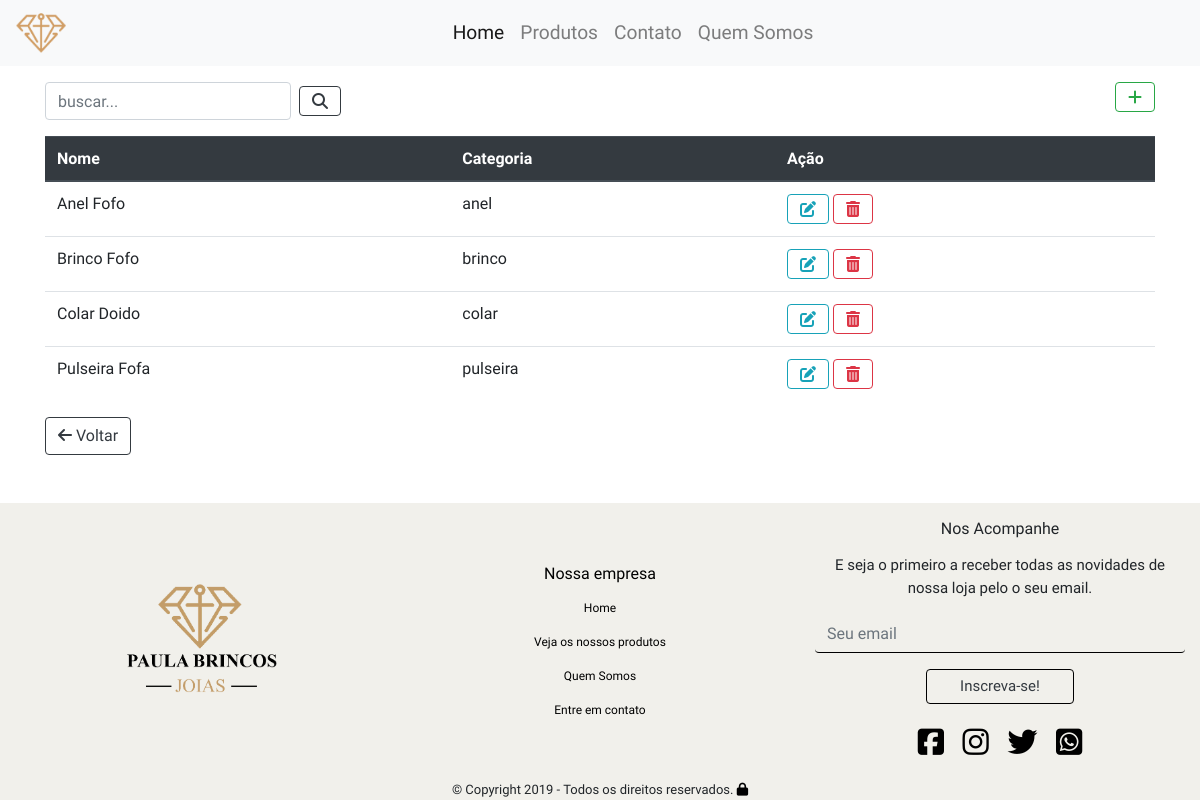
The app's page /produto (signed in), older data.
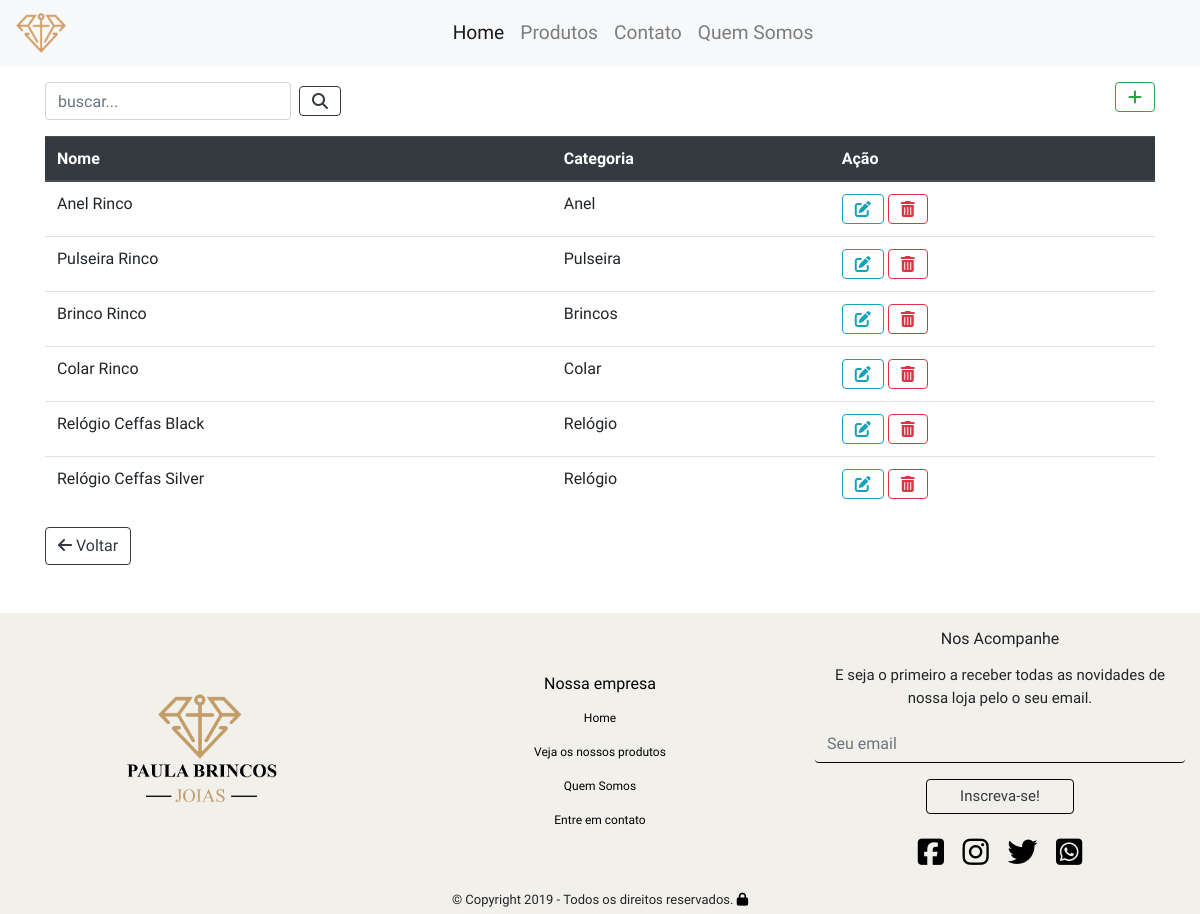
The same page, newer data.
### tables this page shows
CREATE TABLE `produto` (
  `id` int(11) NOT NULL,
  `nome` varchar(255) NOT NULL,
  `preco` float NOT NULL,
  `descricao` longtext NOT NULL,
  `url_imagem` mediumtext NOT NULL,
  `data_venda` timestamp NOT NULL DEFAULT current_timestamp() ON UPDATE current_timestamp(),
  `categoria_id` int(11) NOT NULL
);

CREATE TABLE `categoria` (
  `id` int(11) NOT NULL,
  `nome` varchar(45) NOT NULL,
  `descricao` varchar(255) NOT NULL
);

### app/core/Controller.php (called while the page is built, shortened)
<?php
class Controller{
    public function load($viewName, $viewData=array()){
        extract($viewData);
        include "app/views/" . $viewName .".php";
    }
}

### app/core/Core.php (called while the page is built, shortened)
<?php
class Core{
    private $parametros = array();
    public function run(){
       $c = new $controllerCorrente;
       call_user_func_array(array($c, $this->getMetodo()), $this->getParametros());
    }
    public function getMetodo() {
        return METODO_PADRAO;
    }
    public function getParametros() {
        return $this->parametros;
    }
}

### index.php (called while the page is built, shortened)
<?php
require 'app/core/Core.php';
$core = new Core;
$core->run();

### app/core/Model.php (called while the page is built, shortened)
<?php
abstract class Model{
    public function __construct() {
        $this->db = new \PDO("mysql:dbname=".BANCO.";host=".SERVIDOR,USUARIO,SENHA);
    }
}

### app/models/Produto.php (called while the page is built, shortened)
<?php
class Produto extends Model {
    public function lista() {
        $sql = "SELECT * FROM produto";
        $qry = $this->db->query($sql);
        return $qry->fetchAll(\PDO::FETCH_OBJ);
    }
}

### app/models/Categoria.php (called while the page is built, shortened)
<?php
class Categoria extends Model{
    public function lista(){
        $sql = "SELECT * FROM categoria";
        $qry = $this->db->query($sql);
        return $qry->fetchAll(\PDO::FETCH_OBJ);
    }
}

### app/views/produto/Index.php (the view)
<div class="container mt-3">
    <div class="d-flex justify-content-between">
        <form class="form-inline search-crud my-2 my-lg-0" method="GET" action="<?php echo URL_BASE . "/produto/pesquisar" ?>">
            <input class="form-control mr-sm-2" type="search" name="produto_pesquisar" placeholder="buscar..." aria-label="Search">
            <button class="btn btn-outline-dark" type="submit"><i class="fas fa-search"></i></button>
        </form>
        <a href="/produto/novo"><button type="button" class="btn btn-outline-success" title="Criar Produto"><i class="fas fa-plus"></i></button></a>
    </div>
    <table class="table mt-3">
        <thead class="thead-dark">
            <tr>
                <th scope="col">Nome</th>
                <th scope="col">Categoria</th>
                <th scope="col">Ação</th>
            </tr>
        </thead>
        <tbody>
            <?php if (is_array($produtos)) {
                foreach ($produtos as $produto) { ?>
                    <tr>
                        <td> <?php echo $produto->nome ?></td>
                        <?php foreach ($categorias as $categoria) { ?>
                            <?php if ($produto->categoria_id == $categoria->id) { ?>
                                <td> <?php echo $categoria->nome ?></td>
                        <?php }
                                } ?>
                        <td>
                            <a href="<?php echo URL_BASE . "/produto/editar/" . $produto->id ?>" class="btn btn-outline-info" title="Editar"><i class="fas fa-edit"></i></a>
                            <a href="<?php echo URL_BASE . "/produto/apagar/" . $produto->id ?>" class="btn btn-outline-danger" title="Deletar"><i class="fas fa-trash-alt"></i></a>
                        </td>
                    </tr>
            <?php }
            } ?>
        </tbody>
    </table>
    <a href="./administrativo"><button type="button" class="btn btn-outline-dark"><i class="fas fa-arrow-left"></i> Voltar</button></a>
</div>

Row changes from the older to the newer data that the page shows:
removed produto: nome "Anel Fofo", categoria (nome "anel")
removed produto: nome "Brinco Fofo", categoria (nome "brinco")
removed produto: nome "Colar Doido", categoria (nome "colar")
removed produto: nome "Pulseira Fofa", categoria (nome "pulseira")
added produto: nome "Anel Rinco", categoria (nome "Anel")
added produto: nome "Pulseira Rinco", categoria (nome "Pulseira")
added produto: nome "Brinco Rinco", categoria (nome "Brincos")
added produto: nome "Colar Rinco", categoria (nome "Colar")
added produto: nome "Relógio Ceffas Black"
added categoria: nome "Relógio"
added produto: nome "Relógio Ceffas Silver"
